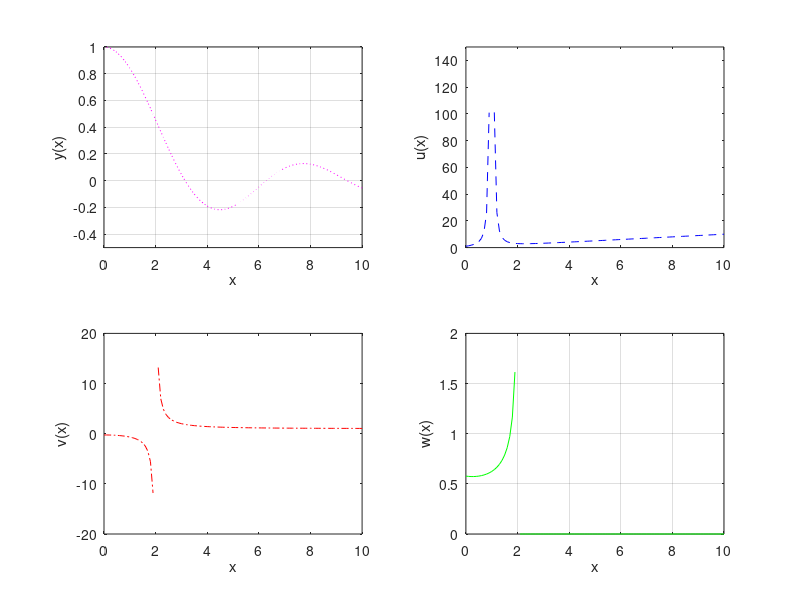

The MATLAB script that drew this image:
% Declaration of the domain and of the functions:
% Careful: operators, such as '/' or '^' might need to be transformed to './' or '.^', because x is declared as an array.

x = linspace(0,10,101);
y = (sin(x))./x;
u = 1./(x-1).^2+x;
v = (x.^2+1)./(x.^2-4);
w = (((10-x).^(1/3))-1)./((4-x.^2).^(1/2));

%%%% Turning the functions into graphical plots

%% Plot of the first quadrant
% magenta :
subplot(221)
plot(x,y, 'm:')
xlabel('x')
ylabel('y(x)')
grid
ylim([-0.5,1])

%% Plot of the second quadrant
% blue --
subplot(222)
plot(x,u, 'b--')
xlabel('x')
ylabel('u(x)')
ylim([0,150])

%% Plot of the third quadrant
% red -.
subplot(223)
plot(x,v, 'r-.')
xlabel('x')
ylabel('v(x)')
ylim([-20,20])

%% Plot of the fourth quadrant 
% green -
subplot(224)
plot(real(x),real(w), 'g-')
xlabel('x')
ylabel('w(x)')
grid
ylim([0,2])